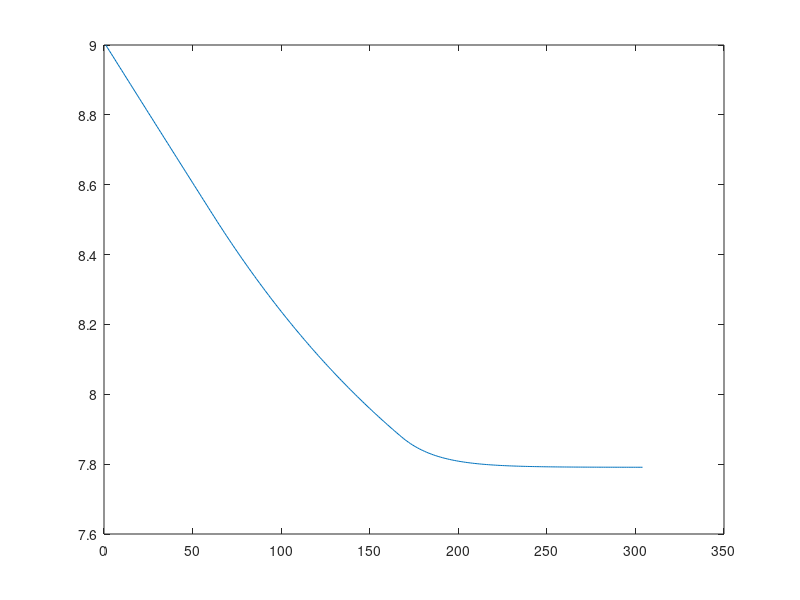
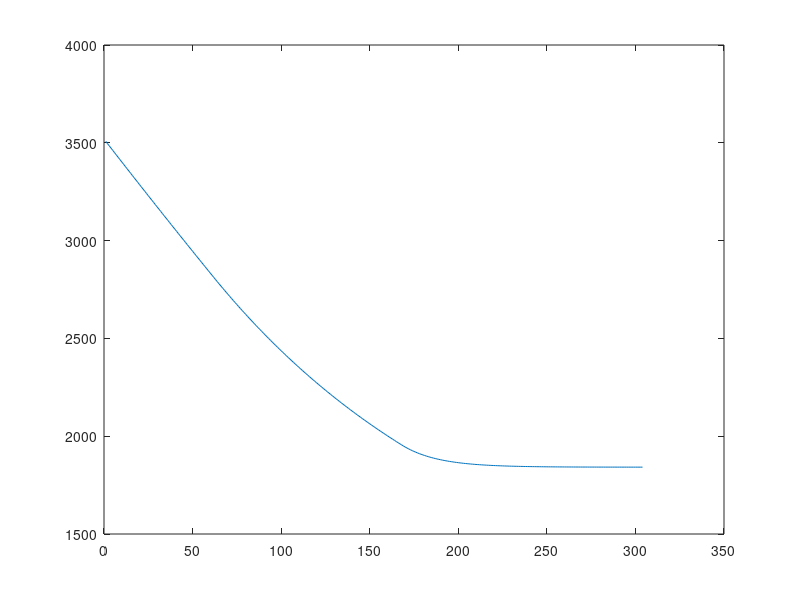
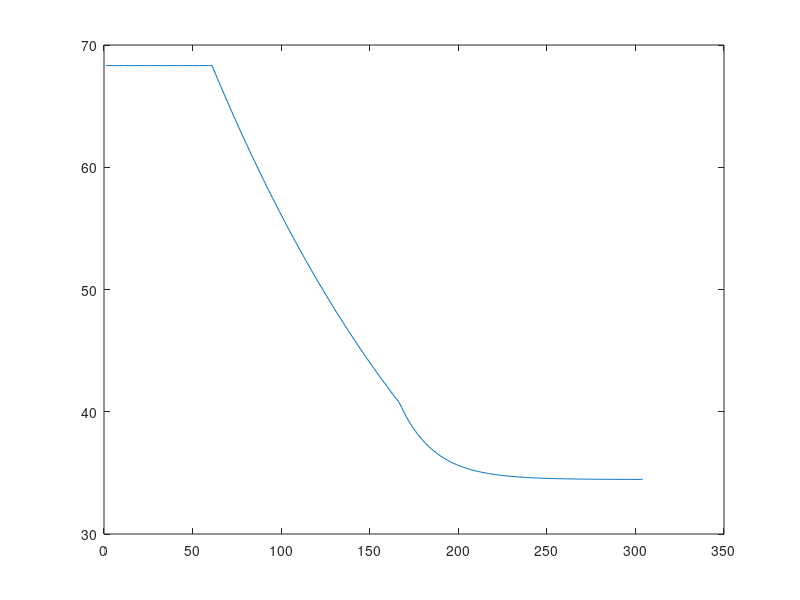

Write MATLAB code to recreate these figures, in order. (Note: this script raises an error after producing the figures.)
clear
clc

a=[200 180 140];                  % a,b,g are constants of cost function
b=[7 6.3 6.8];
g=[0.008 0.009 0.007];            %Pd=Power Demand,E=Tolerance
Pd=150; E=10^(-2)  ; L=9;         %L(lamda)=Incremental Fuel Cost
dP=5; n=0;                        %n=no of iterations
Pmax=[85 80 70];
Pmin=[10 10 10];
B=[0.000218 0.000093 0.000028; 0.0093 0.000228 0.000017; 0.000028 0.000017 0.000179];
B0=[0.000003 0.000031 0.0000115];
B00=0.0000030523;

while (abs(dP)>E)
n=n+1; C=0;
for i=1:length(a)
    P(i)=(L-b(i))/(2*g(i)+L*B(i,i));
    C=C+a(i)+b(i)*P(i)+g(i)*P(i)^2;
end

for i=1:length(a)
    if P(i)>Pmax(i)
        P(i)=Pmax(i);
    elseif P(i)<Pmin(i)
            P(i)=Pmin(i);
        else P(i)=P(i);
    end
end
Ploss=0;
for i=1:3
    for k=1:3
        Ploss=Ploss+P(i)*B(i,k)*P(k)+B0(i)*P(i)+B00;
    end
end
PowerLoss(n,1)=Ploss;
P1(n,1)=P(1);P2(n,1)=P(2);P3(n,1)=P(3);
Cost(n,1)=C;
IFC(n,1)=L;
Iteration(n,1)=n;
dP=sum(P)-Pd-Ploss;
dLd=0;
for i=1:3
    dLd=dLd+(g(i)+B(i,i)+b(i))/(2*(g(i)+L*B(i,i)));
end
dL=dP/dLd;
L=L-dL/2;

end

figure(1);plot(IFC)
figure(2);plot(Cost)
figure(3);plot(PowerLoss)

T=table(Iteration,IFC,Cost,P1,P2,P3,PowerLoss)
